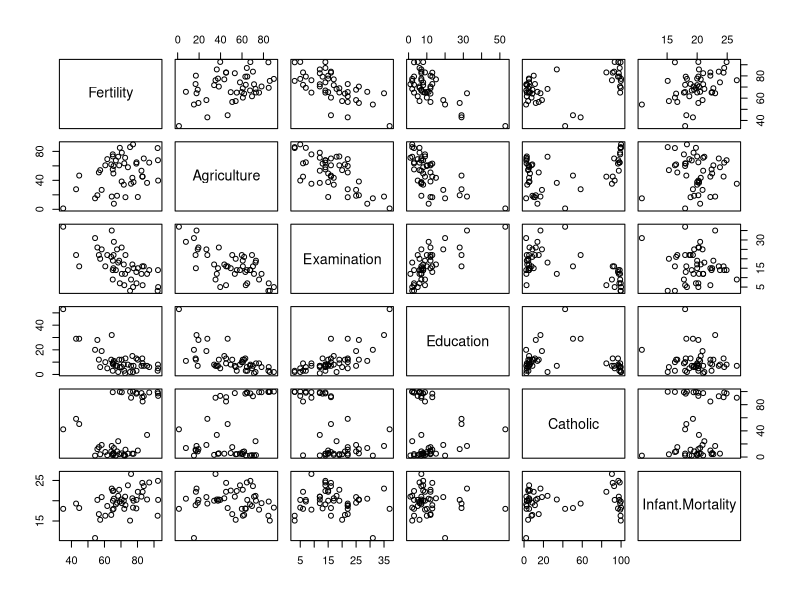
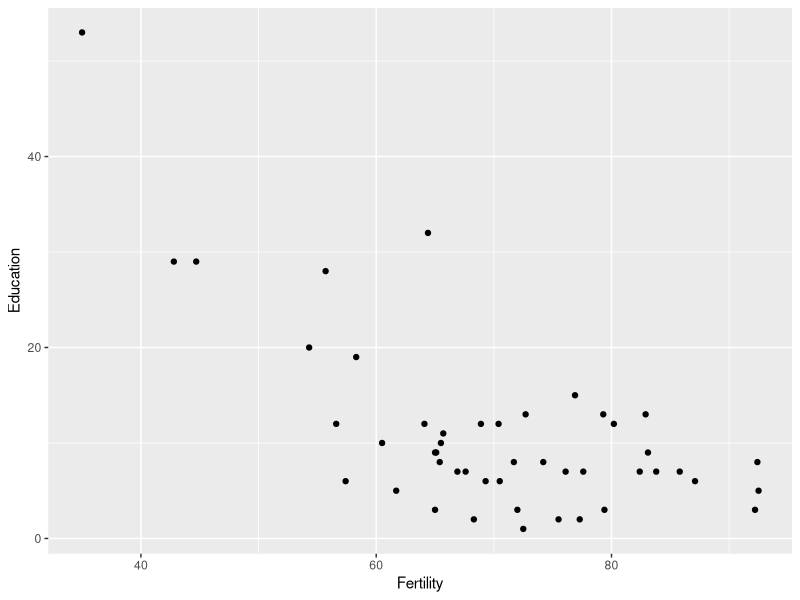
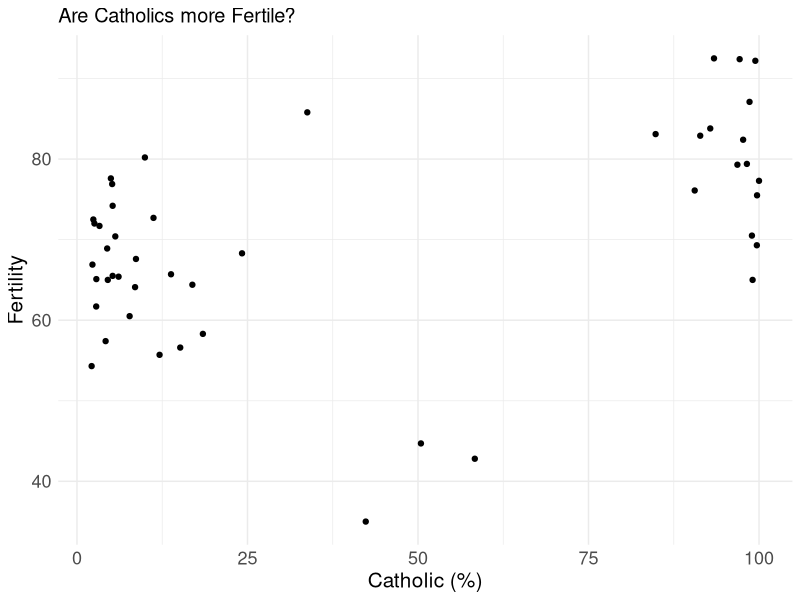
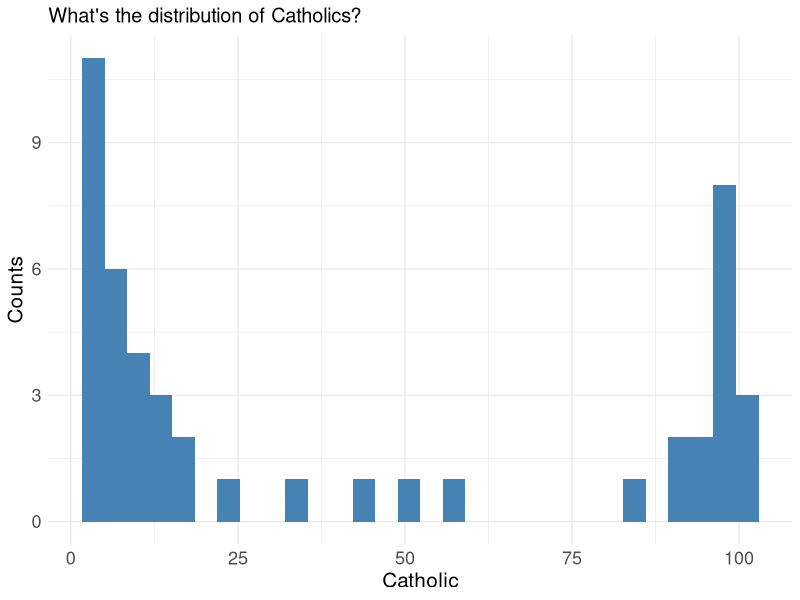
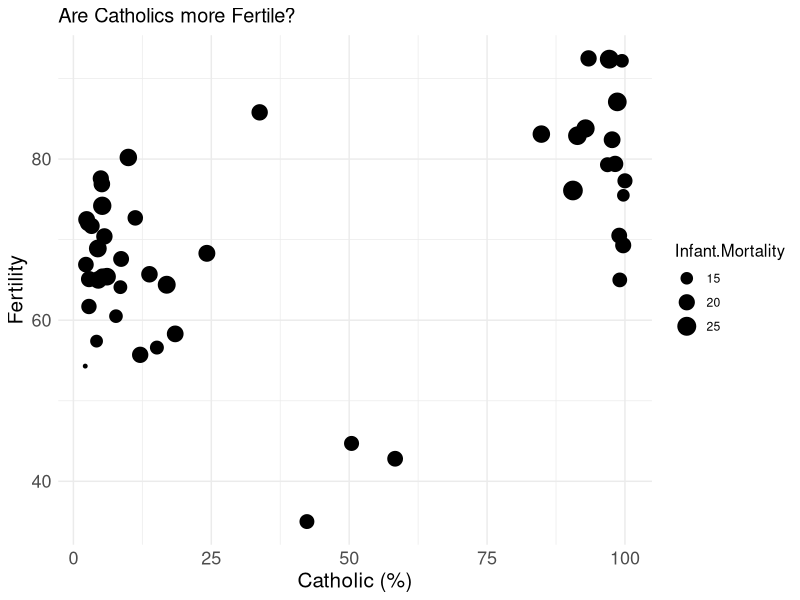

Write R code to recreate these figures, in order.
## ---- chunk 1
# Install the packages if you don't have them already.
# install.packages('dplyr')
# install.packages('ggplot2')

# Then load them up.
library(dplyr)
library(ggplot2)
## ---- chunk 2
data(swiss)
## ---- chunk 3
dim(swiss) # print dimensions
names(swiss)
str(swiss)
head(swiss, 3)
tail(swiss, 3)
summary(swiss)
plot(swiss)
## ---- chunk 4
# grab a column by name and assign to edu
edu = swiss[15:20 , 'Education']
print(edu)
# or use the $ to grab the whole column
edu = swiss$Education
head(edu)

#subset() demo
## ---- chunk 5
qplot(Fertility, Education, data = swiss)
## ---- chunk 6
# scatter plot
ggplot(swiss, aes(x = Catholic, y = Fertility)) +
  # data mapping
  geom_point() + # draw a scatter plot
  # plot labeling
  scale_x_continuous('Catholic (%)') +
  scale_y_continuous('Fertility') + 
  # theme elements
  ggtitle('Are Catholics more Fertile?') + 
  theme_minimal() + # simpler colors. how does it look if you remove it?
  theme(
    axis.text.x = element_text(size = 13),
    axis.text.y = element_text(size = 13),
    title = element_text(size = 12),
    axis.title = element_text(size = 15),
    axis.ticks = element_blank())
## ---- chunk 7
# histogram
ggplot(swiss, aes(x = Catholic)) +
  # data mapping
  geom_histogram(fill = 'steelblue') + # 
  # plot labeling
  scale_x_continuous('Catholic') +
  scale_y_continuous('Counts') + 
  # theme elements
  ggtitle("What's the distribution of Catholics?") + 
  theme_minimal() + 
  theme(
    axis.text.x = element_text(size = 13),
    axis.text.y = element_text(size = 13),
    title = element_text(size = 12),
    axis.title = element_text(size = 15),
    axis.ticks = element_blank())
## ---- chunk 8
# bubble plot
ggplot(swiss, aes(x = Catholic, y = Fertility, size = Infant.Mortality)) +
  # data mapping
  geom_point() + # draw a scatter plot
  # plot labeling
  scale_x_continuous('Catholic (%)') +
  scale_y_continuous('Fertility') + 
  # theme elements
  ggtitle('Are Catholics more Fertile?') + 
  theme_minimal() +
  theme(
    axis.text.x = element_text(size = 13),
    axis.text.y = element_text(size = 13),
    title = element_text(size = 12),
    axis.title = element_text(size = 15),
    axis.ticks = element_blank())
